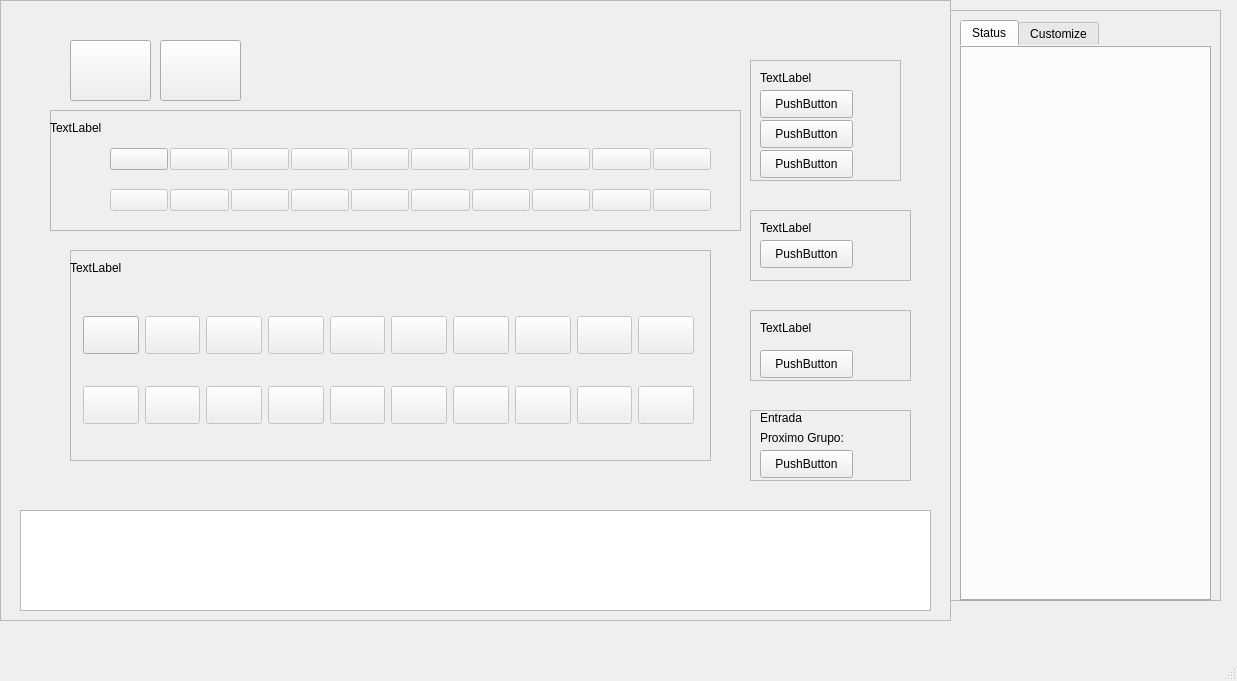
<?xml version="1.0" encoding="UTF-8"?>
<ui version="4.0">
 <class>MainWindow</class>
 <widget class="QMainWindow" name="MainWindow">
  <property name="geometry">
   <rect>
    <x>0</x>
    <y>0</y>
    <width>1237</width>
    <height>681</height>
   </rect>
  </property>
  <property name="windowTitle">
   <string>MainWindow</string>
  </property>
  <widget class="QWidget" name="centralwidget">
   <widget class="QFrame" name="frame">
    <property name="geometry">
     <rect>
      <x>0</x>
      <y>0</y>
      <width>951</width>
      <height>621</height>
     </rect>
    </property>
    <property name="frameShape">
     <enum>QFrame::StyledPanel</enum>
    </property>
    <property name="frameShadow">
     <enum>QFrame::Raised</enum>
    </property>
    <widget class="QListWidget" name="ListLogRestaurante">
     <property name="geometry">
      <rect>
       <x>20</x>
       <y>510</y>
       <width>911</width>
       <height>101</height>
      </rect>
     </property>
    </widget>
    <widget class="QWidget" name="widget" native="true">
     <property name="geometry">
      <rect>
       <x>30</x>
       <y>40</y>
       <width>891</width>
       <height>451</height>
      </rect>
     </property>
     <widget class="QFrame" name="FrameMesas">
      <property name="geometry">
       <rect>
        <x>40</x>
        <y>210</y>
        <width>641</width>
        <height>211</height>
       </rect>
      </property>
      <property name="frameShape">
       <enum>QFrame::StyledPanel</enum>
      </property>
      <property name="frameShadow">
       <enum>QFrame::Raised</enum>
      </property>
      <widget class="QLabel" name="label_6">
       <property name="geometry">
        <rect>
         <x>0</x>
         <y>10</y>
         <width>55</width>
         <height>16</height>
        </rect>
       </property>
       <property name="text">
        <string>TextLabel</string>
       </property>
      </widget>
      <widget class="QWidget" name="layoutWidget">
       <property name="geometry">
        <rect>
         <x>13</x>
         <y>40</y>
         <width>611</width>
         <height>161</height>
        </rect>
       </property>
       <layout class="QGridLayout" name="gridLayout">
        <item row="0" column="0">
         <widget class="QPushButton" name="Mesa1">
          <property name="minimumSize">
           <size>
            <width>0</width>
            <height>38</height>
           </size>
          </property>
          <property name="text">
           <string/>
          </property>
          <property name="iconSize">
           <size>
            <width>30</width>
            <height>29</height>
           </size>
          </property>
         </widget>
        </item>
        <item row="0" column="1">
         <widget class="QPushButton" name="Mesa2">
          <property name="enabled">
           <bool>false</bool>
          </property>
          <property name="minimumSize">
           <size>
            <width>0</width>
            <height>38</height>
           </size>
          </property>
          <property name="text">
           <string/>
          </property>
          <property name="iconSize">
           <size>
            <width>30</width>
            <height>29</height>
           </size>
          </property>
         </widget>
        </item>
        <item row="0" column="2">
         <widget class="QPushButton" name="Mesa3">
          <property name="enabled">
           <bool>false</bool>
          </property>
          <property name="minimumSize">
           <size>
            <width>0</width>
            <height>38</height>
           </size>
          </property>
          <property name="text">
           <string/>
          </property>
          <property name="iconSize">
           <size>
            <width>30</width>
            <height>29</height>
           </size>
          </property>
         </widget>
        </item>
        <item row="0" column="3">
         <widget class="QPushButton" name="Mesa4">
          <property name="enabled">
           <bool>false</bool>
          </property>
          <property name="minimumSize">
           <size>
            <width>0</width>
            <height>38</height>
           </size>
          </property>
          <property name="text">
           <string/>
          </property>
          <property name="iconSize">
           <size>
            <width>30</width>
            <height>29</height>
           </size>
          </property>
         </widget>
        </item>
        <item row="0" column="4">
         <widget class="QPushButton" name="Mesa5">
          <property name="enabled">
           <bool>false</bool>
          </property>
          <property name="minimumSize">
           <size>
            <width>0</width>
            <height>38</height>
           </size>
          </property>
          <property name="text">
           <string/>
          </property>
          <property name="iconSize">
           <size>
            <width>30</width>
            <height>29</height>
           </size>
          </property>
         </widget>
        </item>
        <item row="0" column="5">
         <widget class="QPushButton" name="Mesa6">
          <property name="enabled">
           <bool>false</bool>
          </property>
          <property name="minimumSize">
           <size>
            <width>0</width>
            <height>38</height>
           </size>
          </property>
          <property name="text">
           <string/>
          </property>
          <property name="iconSize">
           <size>
            <width>30</width>
            <height>29</height>
           </size>
          </property>
         </widget>
        </item>
        <item row="0" column="6">
         <widget class="QPushButton" name="Mesa7">
          <property name="enabled">
           <bool>false</bool>
          </property>
          <property name="minimumSize">
           <size>
            <width>0</width>
            <height>38</height>
           </size>
          </property>
          <property name="text">
           <string/>
          </property>
          <property name="iconSize">
           <size>
            <width>30</width>
            <height>29</height>
           </size>
          </property>
         </widget>
        </item>
        <item row="0" column="7">
         <widget class="QPushButton" name="Mesa8">
          <property name="enabled">
           <bool>false</bool>
          </property>
          <property name="minimumSize">
           <size>
            <width>0</width>
            <height>38</height>
           </size>
          </property>
          <property name="text">
           <string/>
          </property>
          <property name="iconSize">
           <size>
            <width>30</width>
            <height>29</height>
           </size>
          </property>
         </widget>
        </item>
        <item row="0" column="8">
         <widget class="QPushButton" name="Mesa9">
          <property name="enabled">
           <bool>false</bool>
          </property>
          <property name="minimumSize">
           <size>
            <width>0</width>
            <height>38</height>
           </size>
          </property>
          <property name="text">
           <string/>
          </property>
          <property name="iconSize">
           <size>
            <width>30</width>
            <height>29</height>
           </size>
          </property>
         </widget>
        </item>
        <item row="0" column="9">
         <widget class="QPushButton" name="Mesa10">
          <property name="enabled">
           <bool>false</bool>
          </property>
          <property name="minimumSize">
           <size>
            <width>0</width>
            <height>38</height>
           </size>
          </property>
          <property name="text">
           <string/>
          </property>
          <property name="iconSize">
           <size>
            <width>30</width>
            <height>29</height>
           </size>
          </property>
         </widget>
        </item>
        <item row="1" column="0">
         <widget class="QPushButton" name="Mesa11">
          <property name="enabled">
           <bool>false</bool>
          </property>
          <property name="minimumSize">
           <size>
            <width>0</width>
            <height>38</height>
           </size>
          </property>
          <property name="text">
           <string/>
          </property>
          <property name="iconSize">
           <size>
            <width>30</width>
            <height>29</height>
           </size>
          </property>
         </widget>
        </item>
        <item row="1" column="1">
         <widget class="QPushButton" name="Mesa12">
          <property name="enabled">
           <bool>false</bool>
          </property>
          <property name="minimumSize">
           <size>
            <width>0</width>
            <height>38</height>
           </size>
          </property>
          <property name="text">
           <string/>
          </property>
          <property name="iconSize">
           <size>
            <width>30</width>
            <height>29</height>
           </size>
          </property>
         </widget>
        </item>
        <item row="1" column="2">
         <widget class="QPushButton" name="Mesa13">
          <property name="enabled">
           <bool>false</bool>
          </property>
          <property name="minimumSize">
           <size>
            <width>0</width>
            <height>38</height>
           </size>
          </property>
          <property name="text">
           <string/>
          </property>
          <property name="iconSize">
           <size>
            <width>30</width>
            <height>29</height>
           </size>
          </property>
         </widget>
        </item>
        <item row="1" column="3">
         <widget class="QPushButton" name="Mesa14">
          <property name="enabled">
           <bool>false</bool>
          </property>
          <property name="minimumSize">
           <size>
            <width>0</width>
            <height>38</height>
           </size>
          </property>
          <property name="styleSheet">
           <string notr="true"/>
          </property>
          <property name="text">
           <string/>
          </property>
          <property name="iconSize">
           <size>
            <width>30</width>
            <height>29</height>
           </size>
          </property>
         </widget>
        </item>
        <item row="1" column="4">
         <widget class="QPushButton" name="Mesa15">
          <property name="enabled">
           <bool>false</bool>
          </property>
          <property name="minimumSize">
           <size>
            <width>0</width>
            <height>38</height>
           </size>
          </property>
          <property name="text">
           <string/>
          </property>
          <property name="iconSize">
           <size>
            <width>30</width>
            <height>29</height>
           </size>
          </property>
         </widget>
        </item>
        <item row="1" column="5">
         <widget class="QPushButton" name="Mesa16">
          <property name="enabled">
           <bool>false</bool>
          </property>
          <property name="minimumSize">
           <size>
            <width>0</width>
            <height>38</height>
           </size>
          </property>
          <property name="styleSheet">
           <string notr="true">border-color: rgb(0, 0, 0);</string>
          </property>
          <property name="text">
           <string/>
          </property>
          <property name="iconSize">
           <size>
            <width>30</width>
            <height>29</height>
           </size>
          </property>
         </widget>
        </item>
        <item row="1" column="6">
         <widget class="QPushButton" name="Mesa17">
          <property name="enabled">
           <bool>false</bool>
          </property>
          <property name="minimumSize">
           <size>
            <width>0</width>
            <height>38</height>
           </size>
          </property>
          <property name="text">
           <string/>
          </property>
          <property name="iconSize">
           <size>
            <width>30</width>
            <height>29</height>
           </size>
          </property>
         </widget>
        </item>
        <item row="1" column="7">
         <widget class="QPushButton" name="Mesa18">
          <property name="enabled">
           <bool>false</bool>
          </property>
          <property name="minimumSize">
           <size>
            <width>0</width>
            <height>38</height>
           </size>
          </property>
          <property name="text">
           <string/>
          </property>
          <property name="iconSize">
           <size>
            <width>30</width>
            <height>29</height>
           </size>
          </property>
         </widget>
        </item>
        <item row="1" column="8">
         <widget class="QPushButton" name="Mesa19">
          <property name="enabled">
           <bool>false</bool>
          </property>
          <property name="minimumSize">
           <size>
            <width>0</width>
            <height>38</height>
           </size>
          </property>
          <property name="text">
           <string/>
          </property>
          <property name="iconSize">
           <size>
            <width>30</width>
            <height>29</height>
           </size>
          </property>
         </widget>
        </item>
        <item row="1" column="9">
         <widget class="QPushButton" name="Mesa20">
          <property name="enabled">
           <bool>false</bool>
          </property>
          <property name="minimumSize">
           <size>
            <width>0</width>
            <height>38</height>
           </size>
          </property>
          <property name="text">
           <string/>
          </property>
          <property name="iconSize">
           <size>
            <width>30</width>
            <height>29</height>
           </size>
          </property>
         </widget>
        </item>
       </layout>
      </widget>
     </widget>
     <widget class="QFrame" name="FrameMeseros">
      <property name="geometry">
       <rect>
        <x>20</x>
        <y>70</y>
        <width>691</width>
        <height>121</height>
       </rect>
      </property>
      <property name="frameShape">
       <enum>QFrame::StyledPanel</enum>
      </property>
      <property name="frameShadow">
       <enum>QFrame::Raised</enum>
      </property>
      <widget class="QLabel" name="label_5">
       <property name="geometry">
        <rect>
         <x>0</x>
         <y>10</y>
         <width>55</width>
         <height>16</height>
        </rect>
       </property>
       <property name="text">
        <string>TextLabel</string>
       </property>
      </widget>
      <widget class="QWidget" name="layoutWidget">
       <property name="geometry">
        <rect>
         <x>60</x>
         <y>20</y>
         <width>601</width>
         <height>101</height>
        </rect>
       </property>
       <layout class="QGridLayout" name="gridMeseros">
        <property name="horizontalSpacing">
         <number>2</number>
        </property>
        <property name="verticalSpacing">
         <number>1</number>
        </property>
        <item row="0" column="6">
         <widget class="QPushButton" name="Mesero7">
          <property name="enabled">
           <bool>false</bool>
          </property>
          <property name="text">
           <string/>
          </property>
          <property name="icon">
           <iconset resource="../../../../../Qt/Docs/Qt-5.13.1/qtgui/ResourceFiles/icos.qrc">
            <normaloff>:/icons/030-waiter.png</normaloff>:/icons/030-waiter.png</iconset>
          </property>
          <property name="iconSize">
           <size>
            <width>30</width>
            <height>29</height>
           </size>
          </property>
          <attribute name="buttonGroup">
           <string notr="true">buttonGroup</string>
          </attribute>
         </widget>
        </item>
        <item row="1" column="1">
         <widget class="QPushButton" name="Mesero12">
          <property name="enabled">
           <bool>false</bool>
          </property>
          <property name="text">
           <string/>
          </property>
          <property name="icon">
           <iconset resource="../../../../../Qt/Docs/Qt-5.13.1/qtgui/ResourceFiles/icos.qrc">
            <normaloff>:/icons/030-waiter.png</normaloff>:/icons/030-waiter.png</iconset>
          </property>
          <property name="iconSize">
           <size>
            <width>30</width>
            <height>29</height>
           </size>
          </property>
          <attribute name="buttonGroup">
           <string notr="true">buttonGroup</string>
          </attribute>
         </widget>
        </item>
        <item row="1" column="2">
         <widget class="QPushButton" name="Mesero13">
          <property name="enabled">
           <bool>false</bool>
          </property>
          <property name="text">
           <string/>
          </property>
          <property name="icon">
           <iconset resource="../../../../../Qt/Docs/Qt-5.13.1/qtgui/ResourceFiles/icos.qrc">
            <normaloff>:/icons/030-waiter.png</normaloff>:/icons/030-waiter.png</iconset>
          </property>
          <property name="iconSize">
           <size>
            <width>30</width>
            <height>29</height>
           </size>
          </property>
          <attribute name="buttonGroup">
           <string notr="true">buttonGroup</string>
          </attribute>
         </widget>
        </item>
        <item row="0" column="7">
         <widget class="QPushButton" name="Mesero8">
          <property name="enabled">
           <bool>false</bool>
          </property>
          <property name="text">
           <string/>
          </property>
          <property name="icon">
           <iconset resource="../../../../../Qt/Docs/Qt-5.13.1/qtgui/ResourceFiles/icos.qrc">
            <normaloff>:/icons/030-waiter.png</normaloff>:/icons/030-waiter.png</iconset>
          </property>
          <property name="iconSize">
           <size>
            <width>30</width>
            <height>29</height>
           </size>
          </property>
          <attribute name="buttonGroup">
           <string notr="true">buttonGroup</string>
          </attribute>
         </widget>
        </item>
        <item row="1" column="3">
         <widget class="QPushButton" name="Mesero14">
          <property name="enabled">
           <bool>false</bool>
          </property>
          <property name="styleSheet">
           <string notr="true"/>
          </property>
          <property name="text">
           <string/>
          </property>
          <property name="icon">
           <iconset resource="../../../../../Qt/Docs/Qt-5.13.1/qtgui/ResourceFiles/icos.qrc">
            <normaloff>:/icons/030-waiter.png</normaloff>:/icons/030-waiter.png</iconset>
          </property>
          <property name="iconSize">
           <size>
            <width>30</width>
            <height>29</height>
           </size>
          </property>
          <attribute name="buttonGroup">
           <string notr="true">buttonGroup</string>
          </attribute>
         </widget>
        </item>
        <item row="0" column="9">
         <widget class="QPushButton" name="Mesero10">
          <property name="enabled">
           <bool>false</bool>
          </property>
          <property name="text">
           <string/>
          </property>
          <property name="icon">
           <iconset resource="../../../../../Qt/Docs/Qt-5.13.1/qtgui/ResourceFiles/icos.qrc">
            <normaloff>:/icons/030-waiter.png</normaloff>:/icons/030-waiter.png</iconset>
          </property>
          <property name="iconSize">
           <size>
            <width>30</width>
            <height>29</height>
           </size>
          </property>
          <attribute name="buttonGroup">
           <string notr="true">buttonGroup</string>
          </attribute>
         </widget>
        </item>
        <item row="1" column="7">
         <widget class="QPushButton" name="Mesero18">
          <property name="enabled">
           <bool>false</bool>
          </property>
          <property name="text">
           <string/>
          </property>
          <property name="icon">
           <iconset resource="../../../../../Qt/Docs/Qt-5.13.1/qtgui/ResourceFiles/icos.qrc">
            <normaloff>:/icons/030-waiter.png</normaloff>:/icons/030-waiter.png</iconset>
          </property>
          <property name="iconSize">
           <size>
            <width>30</width>
            <height>29</height>
           </size>
          </property>
          <attribute name="buttonGroup">
           <string notr="true">buttonGroup</string>
          </attribute>
         </widget>
        </item>
        <item row="0" column="2">
         <widget class="QPushButton" name="Mesero3">
          <property name="enabled">
           <bool>false</bool>
          </property>
          <property name="text">
           <string/>
          </property>
          <property name="icon">
           <iconset resource="../../../../../Qt/Docs/Qt-5.13.1/qtgui/ResourceFiles/icos.qrc">
            <normaloff>:/icons/030-waiter.png</normaloff>:/icons/030-waiter.png</iconset>
          </property>
          <property name="iconSize">
           <size>
            <width>30</width>
            <height>29</height>
           </size>
          </property>
          <attribute name="buttonGroup">
           <string notr="true">buttonGroup</string>
          </attribute>
         </widget>
        </item>
        <item row="1" column="4">
         <widget class="QPushButton" name="Mesero15">
          <property name="enabled">
           <bool>false</bool>
          </property>
          <property name="text">
           <string/>
          </property>
          <property name="icon">
           <iconset resource="../../../../../Qt/Docs/Qt-5.13.1/qtgui/ResourceFiles/icos.qrc">
            <normaloff>:/icons/030-waiter.png</normaloff>:/icons/030-waiter.png</iconset>
          </property>
          <property name="iconSize">
           <size>
            <width>30</width>
            <height>29</height>
           </size>
          </property>
          <attribute name="buttonGroup">
           <string notr="true">buttonGroup</string>
          </attribute>
         </widget>
        </item>
        <item row="1" column="5">
         <widget class="QPushButton" name="Mesero16">
          <property name="enabled">
           <bool>false</bool>
          </property>
          <property name="styleSheet">
           <string notr="true">border-color: rgb(0, 0, 0);</string>
          </property>
          <property name="text">
           <string/>
          </property>
          <property name="icon">
           <iconset resource="../../../../../Qt/Docs/Qt-5.13.1/qtgui/ResourceFiles/icos.qrc">
            <normaloff>:/icons/030-waiter.png</normaloff>:/icons/030-waiter.png</iconset>
          </property>
          <property name="iconSize">
           <size>
            <width>30</width>
            <height>29</height>
           </size>
          </property>
          <attribute name="buttonGroup">
           <string notr="true">buttonGroup</string>
          </attribute>
         </widget>
        </item>
        <item row="1" column="8">
         <widget class="QPushButton" name="Mesero19">
          <property name="enabled">
           <bool>false</bool>
          </property>
          <property name="text">
           <string/>
          </property>
          <property name="icon">
           <iconset resource="../../../../../Qt/Docs/Qt-5.13.1/qtgui/ResourceFiles/icos.qrc">
            <normaloff>:/icons/030-waiter.png</normaloff>:/icons/030-waiter.png</iconset>
          </property>
          <property name="iconSize">
           <size>
            <width>30</width>
            <height>29</height>
           </size>
          </property>
          <attribute name="buttonGroup">
           <string notr="true">buttonGroup</string>
          </attribute>
         </widget>
        </item>
        <item row="1" column="6">
         <widget class="QPushButton" name="Mesero17">
          <property name="enabled">
           <bool>false</bool>
          </property>
          <property name="text">
           <string/>
          </property>
          <property name="icon">
           <iconset resource="../../../../../Qt/Docs/Qt-5.13.1/qtgui/ResourceFiles/icos.qrc">
            <normaloff>:/icons/030-waiter.png</normaloff>:/icons/030-waiter.png</iconset>
          </property>
          <property name="iconSize">
           <size>
            <width>30</width>
            <height>29</height>
           </size>
          </property>
          <attribute name="buttonGroup">
           <string notr="true">buttonGroup</string>
          </attribute>
         </widget>
        </item>
        <item row="1" column="9">
         <widget class="QPushButton" name="Mesero20">
          <property name="enabled">
           <bool>false</bool>
          </property>
          <property name="text">
           <string/>
          </property>
          <property name="icon">
           <iconset resource="../../../../../Qt/Docs/Qt-5.13.1/qtgui/ResourceFiles/icos.qrc">
            <normaloff>:/icons/030-waiter.png</normaloff>:/icons/030-waiter.png</iconset>
          </property>
          <property name="iconSize">
           <size>
            <width>30</width>
            <height>29</height>
           </size>
          </property>
          <attribute name="buttonGroup">
           <string notr="true">buttonGroup</string>
          </attribute>
         </widget>
        </item>
        <item row="0" column="0">
         <widget class="QPushButton" name="Mesero1">
          <property name="text">
           <string/>
          </property>
          <property name="icon">
           <iconset resource="../../../../../Qt/Docs/Qt-5.13.1/qtgui/ResourceFiles/icos.qrc">
            <normaloff>:/icons/030-waiter.png</normaloff>:/icons/030-waiter.png</iconset>
          </property>
          <property name="iconSize">
           <size>
            <width>30</width>
            <height>29</height>
           </size>
          </property>
          <attribute name="buttonGroup">
           <string notr="true">buttonGroup</string>
          </attribute>
         </widget>
        </item>
        <item row="0" column="3">
         <widget class="QPushButton" name="Mesero4">
          <property name="enabled">
           <bool>false</bool>
          </property>
          <property name="text">
           <string/>
          </property>
          <property name="icon">
           <iconset resource="../../../../../Qt/Docs/Qt-5.13.1/qtgui/ResourceFiles/icos.qrc">
            <normaloff>:/icons/030-waiter.png</normaloff>:/icons/030-waiter.png</iconset>
          </property>
          <property name="iconSize">
           <size>
            <width>30</width>
            <height>29</height>
           </size>
          </property>
          <attribute name="buttonGroup">
           <string notr="true">buttonGroup</string>
          </attribute>
         </widget>
        </item>
        <item row="0" column="1">
         <widget class="QPushButton" name="Mesero2">
          <property name="enabled">
           <bool>false</bool>
          </property>
          <property name="text">
           <string/>
          </property>
          <property name="icon">
           <iconset resource="../../../../../Qt/Docs/Qt-5.13.1/qtgui/ResourceFiles/icos.qrc">
            <normaloff>:/icons/030-waiter.png</normaloff>:/icons/030-waiter.png</iconset>
          </property>
          <property name="iconSize">
           <size>
            <width>30</width>
            <height>29</height>
           </size>
          </property>
          <attribute name="buttonGroup">
           <string notr="true">buttonGroup</string>
          </attribute>
         </widget>
        </item>
        <item row="0" column="8">
         <widget class="QPushButton" name="Mesero9">
          <property name="enabled">
           <bool>false</bool>
          </property>
          <property name="text">
           <string/>
          </property>
          <property name="icon">
           <iconset resource="../../../../../Qt/Docs/Qt-5.13.1/qtgui/ResourceFiles/icos.qrc">
            <normaloff>:/icons/030-waiter.png</normaloff>:/icons/030-waiter.png</iconset>
          </property>
          <property name="iconSize">
           <size>
            <width>30</width>
            <height>29</height>
           </size>
          </property>
          <attribute name="buttonGroup">
           <string notr="true">buttonGroup</string>
          </attribute>
         </widget>
        </item>
        <item row="0" column="4">
         <widget class="QPushButton" name="Mesero5">
          <property name="enabled">
           <bool>false</bool>
          </property>
          <property name="text">
           <string/>
          </property>
          <property name="icon">
           <iconset resource="../../../../../Qt/Docs/Qt-5.13.1/qtgui/ResourceFiles/icos.qrc">
            <normaloff>:/icons/030-waiter.png</normaloff>:/icons/030-waiter.png</iconset>
          </property>
          <property name="iconSize">
           <size>
            <width>30</width>
            <height>29</height>
           </size>
          </property>
          <attribute name="buttonGroup">
           <string notr="true">buttonGroup</string>
          </attribute>
         </widget>
        </item>
        <item row="0" column="5">
         <widget class="QPushButton" name="Mesero6">
          <property name="enabled">
           <bool>false</bool>
          </property>
          <property name="text">
           <string/>
          </property>
          <property name="icon">
           <iconset resource="../../../../../Qt/Docs/Qt-5.13.1/qtgui/ResourceFiles/icos.qrc">
            <normaloff>:/icons/030-waiter.png</normaloff>:/icons/030-waiter.png</iconset>
          </property>
          <property name="iconSize">
           <size>
            <width>30</width>
            <height>29</height>
           </size>
          </property>
          <attribute name="buttonGroup">
           <string notr="true">buttonGroup</string>
          </attribute>
         </widget>
        </item>
        <item row="1" column="0">
         <widget class="QPushButton" name="Mesero11">
          <property name="enabled">
           <bool>false</bool>
          </property>
          <property name="text">
           <string/>
          </property>
          <property name="icon">
           <iconset resource="../../../../../Qt/Docs/Qt-5.13.1/qtgui/ResourceFiles/icos.qrc">
            <normaloff>:/icons/030-waiter.png</normaloff>:/icons/030-waiter.png</iconset>
          </property>
          <property name="iconSize">
           <size>
            <width>30</width>
            <height>29</height>
           </size>
          </property>
          <attribute name="buttonGroup">
           <string notr="true">buttonGroup</string>
          </attribute>
         </widget>
        </item>
       </layout>
      </widget>
     </widget>
     <widget class="QFrame" name="FrameCocinas">
      <property name="geometry">
       <rect>
        <x>720</x>
        <y>20</y>
        <width>151</width>
        <height>121</height>
       </rect>
      </property>
      <property name="frameShape">
       <enum>QFrame::StyledPanel</enum>
      </property>
      <property name="frameShadow">
       <enum>QFrame::Raised</enum>
      </property>
      <widget class="QLabel" name="label">
       <property name="geometry">
        <rect>
         <x>10</x>
         <y>10</y>
         <width>55</width>
         <height>16</height>
        </rect>
       </property>
       <property name="text">
        <string>TextLabel</string>
       </property>
      </widget>
      <widget class="QPushButton" name="pushButton_3">
       <property name="geometry">
        <rect>
         <x>10</x>
         <y>30</y>
         <width>93</width>
         <height>28</height>
        </rect>
       </property>
       <property name="text">
        <string>PushButton</string>
       </property>
      </widget>
      <widget class="QPushButton" name="pushButton_4">
       <property name="geometry">
        <rect>
         <x>10</x>
         <y>60</y>
         <width>93</width>
         <height>28</height>
        </rect>
       </property>
       <property name="text">
        <string>PushButton</string>
       </property>
      </widget>
      <widget class="QPushButton" name="pushButton_5">
       <property name="geometry">
        <rect>
         <x>10</x>
         <y>90</y>
         <width>93</width>
         <height>28</height>
        </rect>
       </property>
       <property name="text">
        <string>PushButton</string>
       </property>
      </widget>
     </widget>
     <widget class="QFrame" name="FrameLavaplatos">
      <property name="geometry">
       <rect>
        <x>720</x>
        <y>170</y>
        <width>161</width>
        <height>71</height>
       </rect>
      </property>
      <property name="frameShape">
       <enum>QFrame::StyledPanel</enum>
      </property>
      <property name="frameShadow">
       <enum>QFrame::Raised</enum>
      </property>
      <widget class="QLabel" name="label_2">
       <property name="geometry">
        <rect>
         <x>10</x>
         <y>10</y>
         <width>55</width>
         <height>16</height>
        </rect>
       </property>
       <property name="text">
        <string>TextLabel</string>
       </property>
      </widget>
      <widget class="QPushButton" name="pushButton_6">
       <property name="geometry">
        <rect>
         <x>10</x>
         <y>30</y>
         <width>93</width>
         <height>28</height>
        </rect>
       </property>
       <property name="text">
        <string>PushButton</string>
       </property>
      </widget>
     </widget>
     <widget class="QFrame" name="FrameCaja">
      <property name="geometry">
       <rect>
        <x>720</x>
        <y>270</y>
        <width>161</width>
        <height>71</height>
       </rect>
      </property>
      <property name="frameShape">
       <enum>QFrame::StyledPanel</enum>
      </property>
      <property name="frameShadow">
       <enum>QFrame::Raised</enum>
      </property>
      <widget class="QLabel" name="label_3">
       <property name="geometry">
        <rect>
         <x>10</x>
         <y>10</y>
         <width>55</width>
         <height>16</height>
        </rect>
       </property>
       <property name="text">
        <string>TextLabel</string>
       </property>
      </widget>
      <widget class="QPushButton" name="pushButton_7">
       <property name="geometry">
        <rect>
         <x>10</x>
         <y>40</y>
         <width>93</width>
         <height>28</height>
        </rect>
       </property>
       <property name="text">
        <string>PushButton</string>
       </property>
      </widget>
     </widget>
     <widget class="QFrame" name="FrameEntrada">
      <property name="geometry">
       <rect>
        <x>720</x>
        <y>370</y>
        <width>161</width>
        <height>71</height>
       </rect>
      </property>
      <property name="frameShape">
       <enum>QFrame::StyledPanel</enum>
      </property>
      <property name="frameShadow">
       <enum>QFrame::Raised</enum>
      </property>
      <widget class="QLabel" name="label_4">
       <property name="geometry">
        <rect>
         <x>10</x>
         <y>0</y>
         <width>55</width>
         <height>16</height>
        </rect>
       </property>
       <property name="text">
        <string>Entrada</string>
       </property>
      </widget>
      <widget class="QPushButton" name="pushButton_8">
       <property name="geometry">
        <rect>
         <x>10</x>
         <y>40</y>
         <width>93</width>
         <height>28</height>
        </rect>
       </property>
       <property name="text">
        <string>PushButton</string>
       </property>
      </widget>
      <widget class="QLabel" name="label_7">
       <property name="geometry">
        <rect>
         <x>10</x>
         <y>20</y>
         <width>91</width>
         <height>16</height>
        </rect>
       </property>
       <property name="text">
        <string>Proximo Grupo:</string>
       </property>
      </widget>
      <widget class="QLabel" name="contadorEntrada">
       <property name="geometry">
        <rect>
         <x>100</x>
         <y>20</y>
         <width>21</width>
         <height>16</height>
        </rect>
       </property>
       <property name="text">
        <string/>
       </property>
      </widget>
     </widget>
     <widget class="QPushButton" name="pushButton_2">
      <property name="geometry">
       <rect>
        <x>130</x>
        <y>0</y>
        <width>81</width>
        <height>61</height>
       </rect>
      </property>
      <property name="text">
       <string/>
      </property>
      <property name="icon">
       <iconset resource="../../../../../Qt/Docs/Qt-5.13.1/qtgui/ResourceFiles/icos.qrc">
        <normaloff>:/icons/stop.png</normaloff>:/icons/stop.png</iconset>
      </property>
      <property name="iconSize">
       <size>
        <width>50</width>
        <height>50</height>
       </size>
      </property>
     </widget>
     <widget class="QPushButton" name="pushButton">
      <property name="geometry">
       <rect>
        <x>40</x>
        <y>0</y>
        <width>81</width>
        <height>61</height>
       </rect>
      </property>
      <property name="text">
       <string/>
      </property>
      <property name="icon">
       <iconset resource="../../../../../Qt/Docs/Qt-5.13.1/qtgui/ResourceFiles/icos.qrc">
        <normaloff>:/icons/video.png</normaloff>:/icons/video.png</iconset>
      </property>
      <property name="iconSize">
       <size>
        <width>50</width>
        <height>50</height>
       </size>
      </property>
     </widget>
    </widget>
   </widget>
   <widget class="QFrame" name="FramePropiedades">
    <property name="geometry">
     <rect>
      <x>950</x>
      <y>10</y>
      <width>271</width>
      <height>591</height>
     </rect>
    </property>
    <property name="styleSheet">
     <string notr="true">border-color: qlineargradient(spread:pad, x1:0, y1:0, x2:1, y2:0, stop:0 rgba(0, 0, 0, 255), stop:1 rgba(255, 255, 255, 255));</string>
    </property>
    <property name="frameShape">
     <enum>QFrame::StyledPanel</enum>
    </property>
    <property name="frameShadow">
     <enum>QFrame::Raised</enum>
    </property>
    <widget class="QTabWidget" name="tabWidget">
     <property name="geometry">
      <rect>
       <x>10</x>
       <y>10</y>
       <width>251</width>
       <height>581</height>
      </rect>
     </property>
     <property name="currentIndex">
      <number>0</number>
     </property>
     <widget class="QWidget" name="tab">
      <attribute name="title">
       <string>Status</string>
      </attribute>
     </widget>
     <widget class="QWidget" name="tab_2">
      <attribute name="title">
       <string>Customize</string>
      </attribute>
     </widget>
    </widget>
   </widget>
  </widget>
  <widget class="QMenuBar" name="menubar">
   <property name="geometry">
    <rect>
     <x>0</x>
     <y>0</y>
     <width>1237</width>
     <height>26</height>
    </rect>
   </property>
  </widget>
  <widget class="QStatusBar" name="statusbar"/>
 </widget>
 <resources>
  <include location="../../../../../Qt/Docs/Qt-5.13.1/qtgui/ResourceFiles/icos.qrc"/>
 </resources>
 <connections/>
 <buttongroups>
  <buttongroup name="buttonGroup"/>
 </buttongroups>
</ui>
